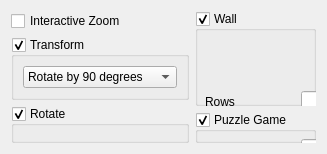
     <widget class="QWidget" name="geometryTab">
      <attribute name="title">
       <string>Geometry</string>
      </attribute>
      <layout class="QGridLayout" name="gridLayout_7">
       <item row="0" column="0">
        <widget class="QCheckBox" name="checkBox_6">
         <property name="text">
          <string>Interactive Zoom</string>
         </property>
        </widget>
       </item>
       <item row="0" column="1" rowspan="3">
        <widget class="QGroupBox" name="groupBox_7">
         <property name="title">
          <string>Wall</string>
         </property>
         <property name="checkable">
          <bool>true</bool>
         </property>
         <widget class="QWidget" name="layoutWidget">
          <property name="geometry">
           <rect>
            <x>10</x>
            <y>20</y>
            <width>171</width>
            <height>231</height>
           </rect>
          </property>
          <layout class="QGridLayout" name="gridLayout_6">
           <item row="0" column="2">
            <widget class="QSpinBox" name="spinBox_2">
             <property name="sizePolicy">
              <sizepolicy hsizetype="Fixed" vsizetype="Fixed">
               <horstretch>2</horstretch>
               <verstretch>0</verstretch>
              </sizepolicy>
             </property>
             <property name="minimumSize">
              <size>
               <width>75</width>
               <height>0</height>
              </size>
             </property>
             <property name="alignment">
              <set>Qt::AlignRight|Qt::AlignTrailing|Qt::AlignVCenter</set>
             </property>
            </widget>
           </item>
           <item row="1" column="0">
            <widget class="QLabel" name="label_10">
             <property name="text">
              <string>Columns</string>
             </property>
            </widget>
           </item>
           <item row="1" column="1">
            <spacer name="horizontalSpacer_17">
             <property name="orientation">
              <enum>Qt::Horizontal</enum>
             </property>
             <property name="sizeHint" stdset="0">
              <size>
               <width>40</width>
               <height>20</height>
              </size>
             </property>
            </spacer>
           </item>
           <item row="1" column="2">
            <widget class="QSpinBox" name="spinBox_3">
             <property name="sizePolicy">
              <sizepolicy hsizetype="Fixed" vsizetype="Fixed">
               <horstretch>2</horstretch>
               <verstretch>0</verstretch>
              </sizepolicy>
             </property>
             <property name="minimumSize">
              <size>
               <width>75</width>
               <height>0</height>
              </size>
             </property>
             <property name="alignment">
              <set>Qt::AlignRight|Qt::AlignTrailing|Qt::AlignVCenter</set>
             </property>
            </widget>
           </item>
           <item row="0" column="0">
            <widget class="QLabel" name="label_9">
             <property name="text">
              <string>Rows</string>
             </property>
            </widget>
           </item>
           <item row="0" column="1">
            <spacer name="horizontalSpacer_16">
             <property name="orientation">
              <enum>Qt::Horizontal</enum>
             </property>
             <property name="sizeHint" stdset="0">
              <size>
               <width>40</width>
               <height>20</height>
              </size>
             </property>
            </spacer>
           </item>
          </layout>
         </widget>
        </widget>
       </item>
       <item row="1" column="0">
        <widget class="QGroupBox" name="groupBox_6">
         <property name="title">
          <string>Transform</string>
         </property>
         <property name="checkable">
          <bool>true</bool>
         </property>
         <layout class="QGridLayout" name="gridLayout_5">
          <item row="0" column="0">
           <widget class="QComboBox" name="comboBox_2">
            <item>
             <property name="text">
              <string>Rotate by 90 degrees</string>
             </property>
            </item>
            <item>
             <property name="text">
              <string>Rotate by 180 degrees</string>
             </property>
            </item>
            <item>
             <property name="text">
              <string>Rotate by 270 degrees</string>
             </property>
            </item>
            <item>
             <property name="text">
              <string>Flip Horizontally</string>
             </property>
            </item>
            <item>
             <property name="text">
              <string>Flip vertically</string>
             </property>
            </item>
            <item>
             <property name="text">
              <string>Transpose</string>
             </property>
            </item>
            <item>
             <property name="text">
              <string>Anti-transpose</string>
             </property>
            </item>
           </widget>
          </item>
         </layout>
        </widget>
       </item>
       <item row="3" column="1">
        <widget class="QGroupBox" name="groupBox_8">
         <property name="title">
          <string>Puzzle Game</string>
         </property>
         <property name="checkable">
          <bool>true</bool>
         </property>
         <widget class="QCheckBox" name="checkBox_5">
          <property name="geometry">
           <rect>
            <x>10</x>
            <y>100</y>
            <width>101</width>
            <height>17</height>
           </rect>
          </property>
          <property name="text">
           <string>Black Slot</string>
          </property>
         </widget>
         <widget class="QWidget" name="layoutWidget">
          <property name="geometry">
           <rect>
            <x>10</x>
            <y>20</y>
            <width>171</width>
            <height>71</height>
           </rect>
          </property>
          <layout class="QVBoxLayout" name="verticalLayout_28">
           <item>
            <layout class="QHBoxLayout" name="horizontalLayout_21">
             <item>
              <widget class="QLabel" name="label_11">
               <property name="text">
                <string>Rows</string>
               </property>
              </widget>
             </item>
             <item>
              <spacer name="horizontalSpacer_18">
               <property name="orientation">
                <enum>Qt::Horizontal</enum>
               </property>
               <property name="sizeHint" stdset="0">
                <size>
                 <width>40</width>
                 <height>20</height>
                </size>
               </property>
              </spacer>
             </item>
             <item>
              <widget class="QSpinBox" name="spinBox_4">
               <property name="sizePolicy">
                <sizepolicy hsizetype="Fixed" vsizetype="Fixed">
                 <horstretch>2</horstretch>
                 <verstretch>0</verstretch>
                </sizepolicy>
               </property>
               <property name="minimumSize">
                <size>
                 <width>75</width>
                 <height>0</height>
                </size>
               </property>
               <property name="alignment">
                <set>Qt::AlignRight|Qt::AlignTrailing|Qt::AlignVCenter</set>
               </property>
               <property name="maximum">
                <number>16</number>
               </property>
              </widget>
             </item>
            </layout>
           </item>
           <item>
            <layout class="QHBoxLayout" name="horizontalLayout_22">
             <item>
              <widget class="QLabel" name="label_12">
               <property name="text">
                <string>Columns</string>
               </property>
              </widget>
             </item>
             <item>
              <spacer name="horizontalSpacer_19">
               <property name="orientation">
                <enum>Qt::Horizontal</enum>
               </property>
               <property name="sizeHint" stdset="0">
                <size>
                 <width>40</width>
                 <height>20</height>
                </size>
               </property>
              </spacer>
             </item>
             <item>
              <widget class="QSpinBox" name="spinBox_5">
               <property name="sizePolicy">
                <sizepolicy hsizetype="Fixed" vsizetype="Fixed">
                 <horstretch>2</horstretch>
                 <verstretch>0</verstretch>
                </sizepolicy>
               </property>
               <property name="minimumSize">
                <size>
                 <width>75</width>
                 <height>0</height>
                </size>
               </property>
               <property name="alignment">
                <set>Qt::AlignRight|Qt::AlignTrailing|Qt::AlignVCenter</set>
               </property>
               <property name="maximum">
                <number>16</number>
               </property>
              </widget>
             </item>
            </layout>
           </item>
          </layout>
         </widget>
        </widget>
       </item>
       <item row="2" column="0" rowspan="2">
        <widget class="QGroupBox" name="groupBox_5">
         <property name="title">
          <string>Rotate</string>
         </property>
         <property name="checkable">
          <bool>true</bool>
         </property>
         <widget class="QDial" name="angleDial">
          <property name="geometry">
           <rect>
            <x>40</x>
            <y>70</y>
            <width>141</width>
            <height>131</height>
           </rect>
          </property>
          <property name="maximum">
           <number>359</number>
          </property>
          <property name="pageStep">
           <number>8</number>
          </property>
          <property name="value">
           <number>0</number>
          </property>
          <property name="sliderPosition">
           <number>0</number>
          </property>
          <property name="invertedAppearance">
           <bool>false</bool>
          </property>
          <property name="invertedControls">
           <bool>false</bool>
          </property>
          <property name="wrapping">
           <bool>true</bool>
          </property>
          <property name="notchTarget">
           <double>3.700000000000000</double>
          </property>
          <property name="notchesVisible">
           <bool>true</bool>
          </property>
         </widget>
         <widget class="QLabel" name="angleLabel">
          <property name="geometry">
           <rect>
            <x>10</x>
            <y>100</y>
            <width>31</width>
            <height>16</height>
           </rect>
          </property>
          <property name="text">
           <string>Angle</string>
          </property>
         </widget>
         <widget class="QLabel" name="dialValueLabel">
          <property name="geometry">
           <rect>
            <x>160</x>
            <y>200</y>
            <width>21</width>
            <height>16</height>
           </rect>
          </property>
          <property name="text">
           <string>0</string>
          </property>
         </widget>
        </widget>
       </item>
      </layout>
     </widget>
